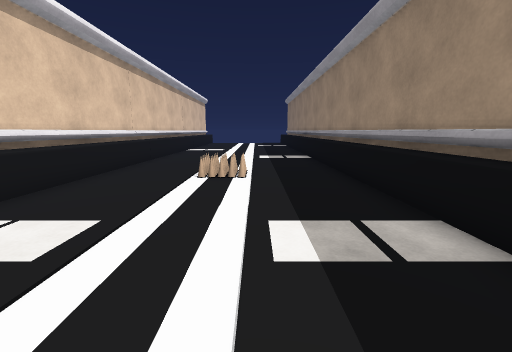
view 1 (above)

12 first-person views from a walk through a Unity game level. The camera is 1.3 m above the floor, tilts 10° down and sees 90° across. The floor is counted in squares, 1 m on a side. Each view is taken from the middle of a square. On the plan, view 1 faces up. The plan holds only what a view shows up to about 13 squares ahead; the rest is blank. The place goes on beyond the plan. The player character is not drawn. Some animated figures are left out. Some surface patterns are stand-ins.

view 2
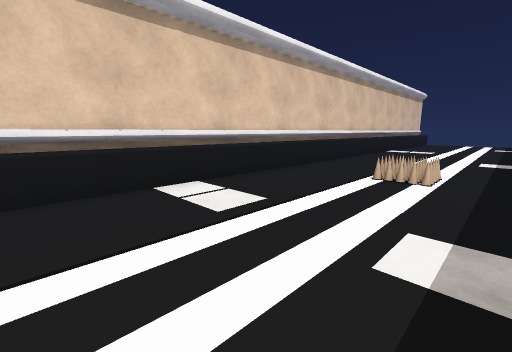

view 3
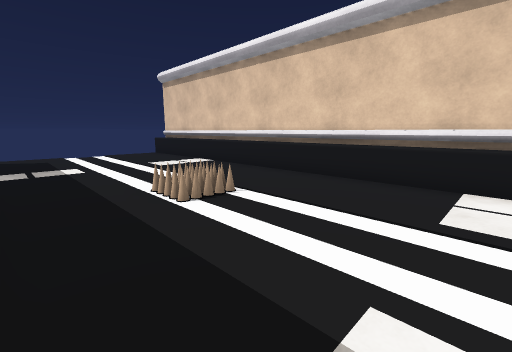

view 4
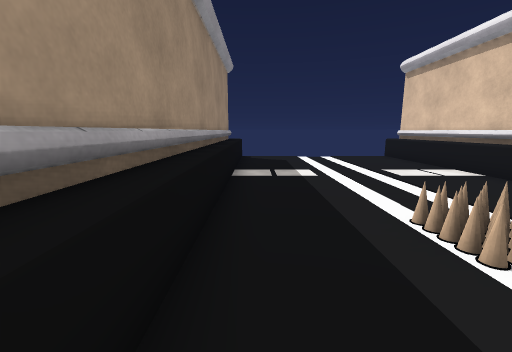

view 5
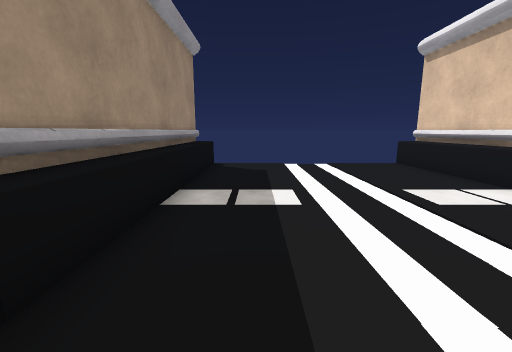

view 6
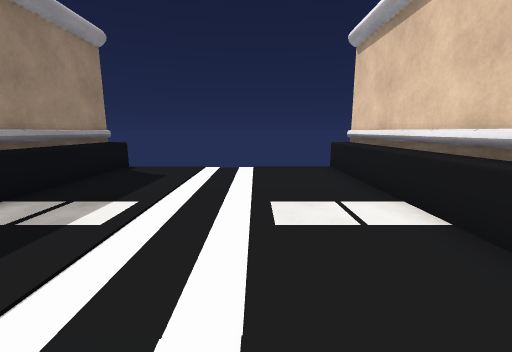

view 7
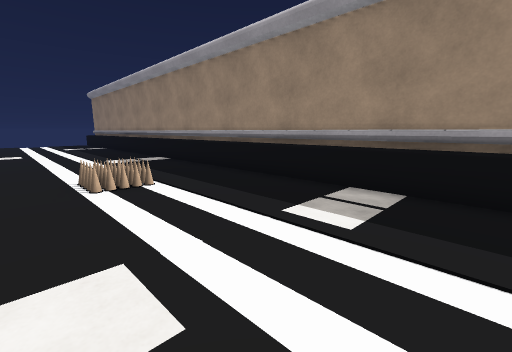

view 8
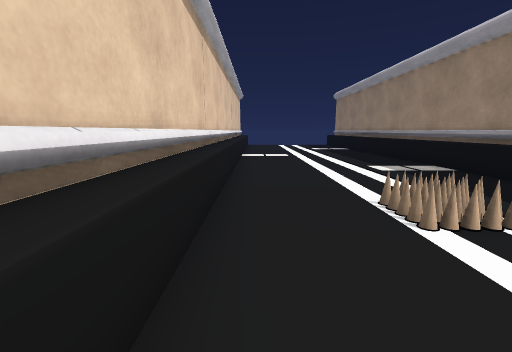

view 9
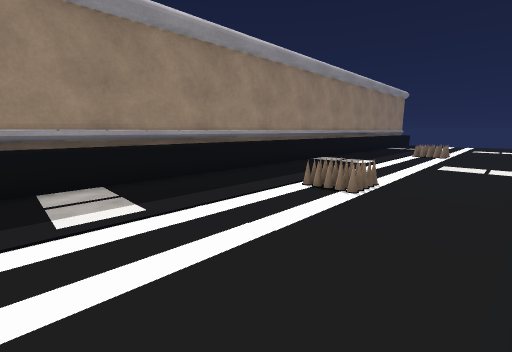

view 10
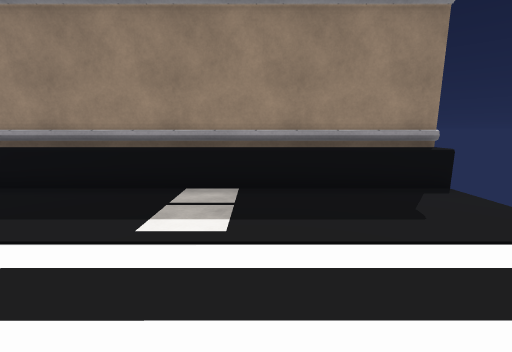

view 11
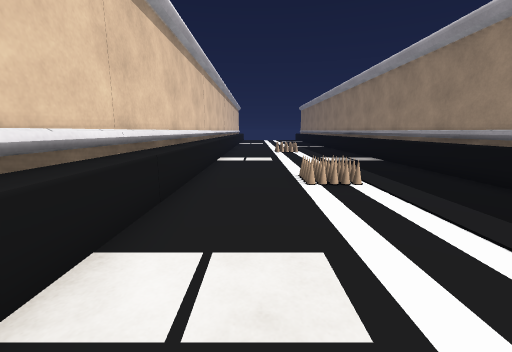

view 12
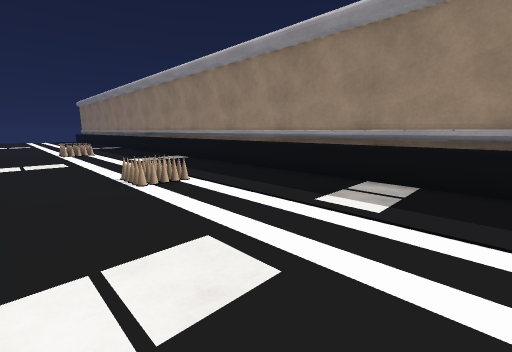

### Floor plan
Points are (right, up) in squares from view 1. A wall is a line through its corners. A room is listed if a view was taken in it or the views show most of it. See-through windows are left out.
Room 1 (views 1, 2, 3, 4, 5, 6, 7, 8, 9, 10, 11, 12)
walls: (3.4, -12.5) (3.4, 14.5); (-5.5, 14.5) (-5.4, -12.5)
low walls: (-4.8, 1.6) (-4.7, -6.6); (2.7, 3.4) (2.7, 12.6); (2.7, -6.6) (2.7, 2.6); (-4.7, -8.4) (-4.7, -12.5); (-4.8, 13.1) (-4.8, 3.4); (2.7, 13.4) (2.7, 14.5); (2.7, -12.5) (2.7, -7.4)
objects: other object (-5, -8) to (-5, -7); other object (-5, 2) to (-5, 3); spikes (-1, -2); spikes (-1, 8); other object (3, -7); other object (3, 3); other object (3, 13)

Where each view was taken, in squares from view 1:
view 1: 0 up, 0 right, facing up
view 2: 0 up, 1 right, facing up-left
view 3: 3 up, 2 right, facing down-left
view 4: 1 up, 2 right, facing down
view 5: 2 down, 1 right, facing down
view 6: 3 down, 2 left, facing down
view 7: 1 up, 3 left, facing up-right
view 8: 4 up, 4 left, facing up
view 9: 14 up, 4 left, facing down-right
view 10: 8 down, 3 left, facing right
view 11: 9 down, 3 left, facing up
view 12: 9 down, 4 left, facing up-right
